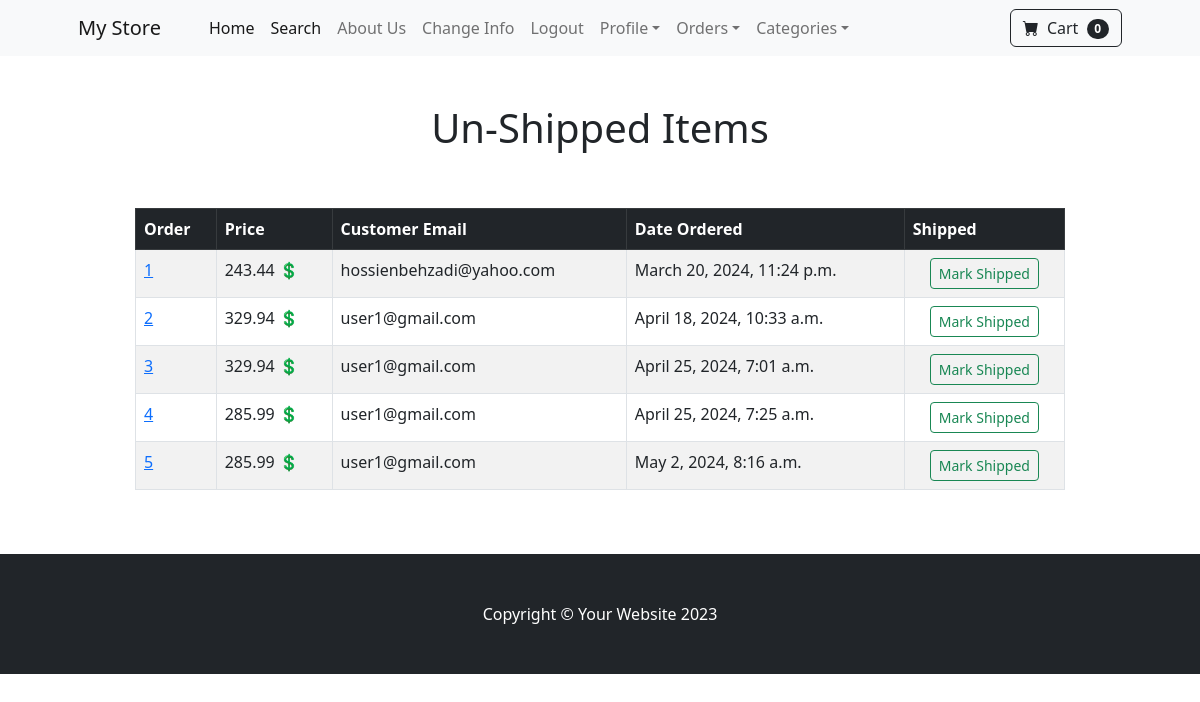
The page /payment/not_shipped_dash (signed in) on the database as committed earlier.
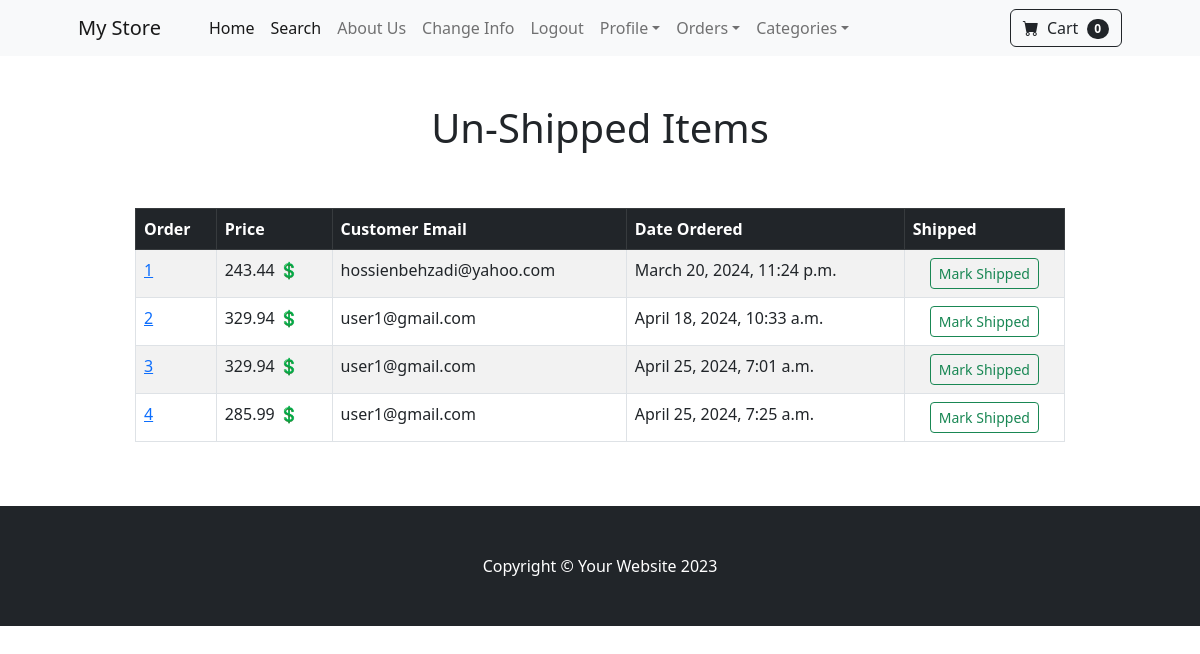
The same page on the database as committed later.
### payment/models.py (models this page shows, shortened)
class Order(models.Model):
    user = models.ForeignKey(User, on_delete=models.CASCADE, null=True, blank=True)
    full_name = models.CharField(max_length=255)
    email = models.CharField(max_length=255)
    shipping_address = models.TextField(max_length=15000)
    amount_paid = models.DecimalField(max_digits=8, decimal_places=2)
    date_ordered = models.DateTimeField(auto_now_add=True)
    is_shipped = models.BooleanField(default=False)
    date_shipped = models.DateTimeField(blank=True, null=True)

### payment/views.py (the view, shortened to what this page needs)
# urls.py: path('not_shipped_dash', views.not_shipped_dash, name='not_shipped_dash'),
def not_shipped_dash(request):
    if request.user.is_authenticated and request.user.is_superuser:
        orders = Order.objects.filter(is_shipped=False)
        return render(request, 'payment/not_shipped_dash.html', {'orders': orders})
    else:
        messages.error(request, 'Access Denied')
        return redirect('home')

### cart/cart.py (called while the page is built)
    def __len__(self):
        return len(self.cart)

### cart/context_processors.py (called while the page is built)
def cart(request):
    return {'cart': Cart(request)}

### payment/templates/payment/not_shipped_dash.html (shortened to what this page needs)
{% extends 'base.html' %}
{% block content %}
        <div class="container">
            <div class="row" align="center">
                <center>
                    <div class="col-lg-10 col-ld-12 col-sm-12 col-12">
                        <br><br>
                        <h1>Un-Shipped Items</h1><br><br>
                        <table class="table table-striped table-hover table-bordered">
                          <thead class="table-dark">
                            <tr>
                              <th scope="col">Order</th>
                              <th scope="col">Price</th>
                              <th scope="col">Customer Email</th>
                              <th scope="col">Date Ordered</th>
                                <th scope="col">Shipped</th>
                            </tr>
                          </thead>
                          <tbody>
                          {% for item in orders%}
                            <tr>
                              <td><a href="{% url 'orders' item.id %}">{{ item.id }}</a></td>
                              <td>{{ item.amount_paid }} 💲</td>
                              <td>{{ item.email }}</td>
                              <td>{{ item.date_ordered }}</td>
                                <td>
                                    <form method="POST" align="center">
                                        <button type="submit" class="btn btn-sm btn-outline-success">Mark Shipped</button>
                                    </form>
                                </td>
                            </tr>
                          {% endfor %}
                          </tbody>
                        </table>
                    </div>
                </center>
            </div>
        </div>
        <br><br>
{% endblock %}

Rows that differ between the two databases and show on the page:
no longer on this page (row edited): Order: id "5", amount_paid "285.99", email "user1@gmail.com", date_ordered "May 2, 2024, 8:16 a.m."
